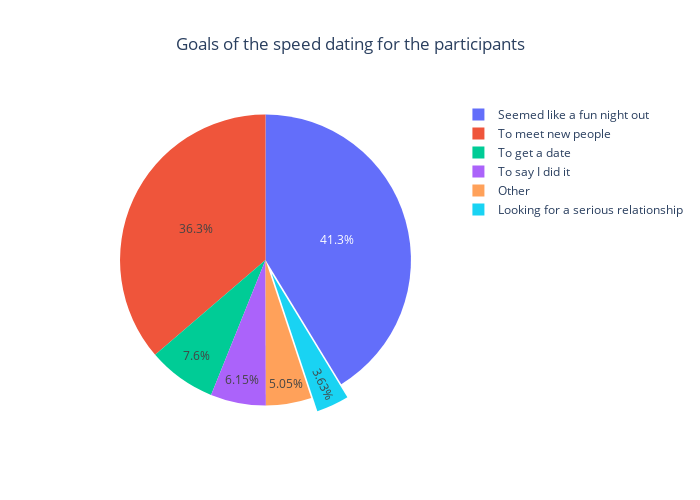

This figure's notebook cell:
### Markdown cell above
The age distribution revolve between 20 and 30, the participants are relatively young. This can guide us on their match decision.

### Code cell
fig = px.pie( values=dataset_explo['goal'].value_counts().values, names=dataset_explo['goal'].value_counts().index, title='Goals of the speed dating for the participants', width = 700, height = 500)
fig.update(layout=dict(title=dict(x=0.5)))
fig.update_traces(pull=[0, 0, 0, 0,0,0.1])
fig.show()

### Figure 1 — Plotly figure (JSON) as saved in the notebook; plotly's stock layout.template omitted (floating-point values rounded to 4 significant figures)
{"data": [{"domain": {"x": [0, 1], "y": [0, 1]}, "hovertemplate": "label=%{label}<br>value=%{value}<extra></extra>", "labels": ["Seemed like a fun night out", "To meet new people", "To get a date", "To say I did it", "Other", "Looking for a serious relationship"], "legendgroup": "", "name": "", "pull": [0, 0, 0, 0, 0, 0.1], "showlegend": true, "type": "pie", "values": [3426, 3012, 631, 510, 419, 301]}], "layout": {"height": 500, "legend": {"tracegroupgap": 0}, "title": {"text": "Goals of the speed dating for the participants", "x": 0.5}, "width": 700}}
